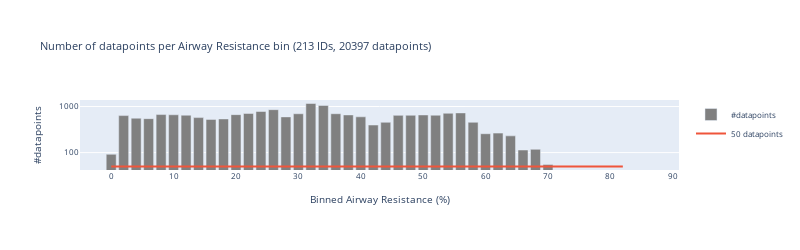

Notebook cell for this chart:
### Code cell
# Bar plot of number of datapoints per airway resistance bin
title = f"Number of datapoints per Airway Resistance bin ({df_for_AW_O2Sat_study.ID.nunique()} IDs, {len(df_for_AW_O2Sat_study)} datapoints)"
fig = go.Figure()

# rmax_AW_O2Sat[rmax_AW_O2Sat[">50 datapoints"] & rmax_AW_O2Sat[">5 IDs"]]

fig.add_trace(
    go.Bar(
        x=rmax_AW_O2Sat[ar_col_binned],
        y=rmax_AW_O2Sat[rmax_AW_O2Sat[">50 datapoints"]]["#datapoints"].astype(int),
        name="#datapoints",
        marker=dict(color="grey"),
    ),
)
# Add line for 50 datapoints
fig.add_trace(
    go.Scatter(
        x=rmax_AW_O2Sat[ar_col_binned],
        y=np.repeat(50, len(rmax_AW_O2Sat)),
        mode="lines",
        name="50 datapoints",
    )
)
# Log y axis
fig.update_yaxes(title="#datapoints", nticks=2)
fig.update_yaxes(type="log", title="#datapoints", nticks=2)
# Range x axis to 91
fig.update_xaxes(range=[-5, 91], nticks=10, title="Binned Airway Resistance (%)")
fig.update_layout(font=dict(size=8), height=250, width=800, title=title)
fig.show()

### Figure 1 — Plotly figure (JSON) as saved in the notebook; plotly's stock layout.template omitted (floating-point values rounded to 4 significant figures)
{"data": [{"marker": {"color": "grey"}, "name": "#datapoints", "type": "bar", "x": [0, 2, 4, 6, 8, 10, 12, 14, 16, 18, 20, 22, 24, 26, 28, 30, 32, 34, 36, 38, 40, 42, 44, 46, 48, 50, 52, 54, 56, 58, 60, 62, 64, 66, 68, 70, 72, 74, 76, 80, 82], "y": [92, 636, 558, 546, 669, 662, 649, 575, 526, 538, 667, 707, 780, 855, 596, 697, 1163, 1054, 698, 657, 598, 397, 455, 643, 646, 656, 648, 714, 727, 455, 257, 265, 231, 114, 118, 55]}, {"mode": "lines", "name": "50 datapoints", "type": "scatter", "x": [0, 2, 4, 6, 8, 10, 12, 14, 16, 18, 20, 22, 24, 26, 28, 30, 32, 34, 36, 38, 40, 42, 44, 46, 48, 50, 52, 54, 56, 58, 60, 62, 64, 66, 68, 70, 72, 74, 76, 80, 82], "y": [50, 50, 50, 50, 50, 50, 50, 50, 50, 50, 50, 50, 50, 50, 50, 50, 50, 50, 50, 50, 50, 50, 50, 50, 50, 50, 50, 50, 50, 50, 50, 50, 50, 50, 50, 50, 50, 50, 50, 50, 50]}], "layout": {"font": {"size": 8}, "height": 250, "title": {"text": "Number of datapoints per Airway Resistance bin (213 IDs, 20397 datapoints)"}, "width": 800, "xaxis": {"nticks": 10, "range": [-5, 91], "title": {"text": "Binned Airway Resistance (%)"}}, "yaxis": {"nticks": 2, "title": {"text": "#datapoints"}, "type": "log"}}}
